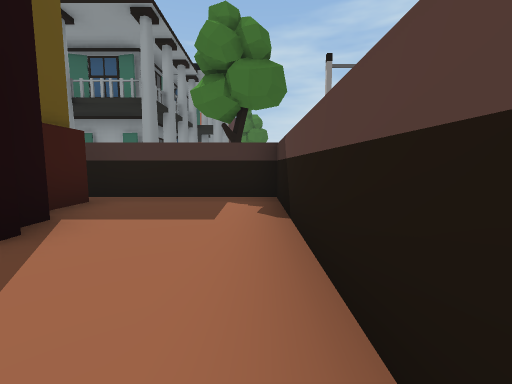
view 1 (above)

19 first-person views from a walk through a scene from a Unity 3-D project. The camera is 1.2 m above the floor, tilts 6° down and sees 90° across. The floor is counted in squares, 2 m on a side. Each view is taken from the middle of a square. On the plan, view 1 faces up. The plan holds only what a view shows up to about 9 squares ahead; the rest is blank. The place goes on beyond the plan. The player character is not drawn.

view 2
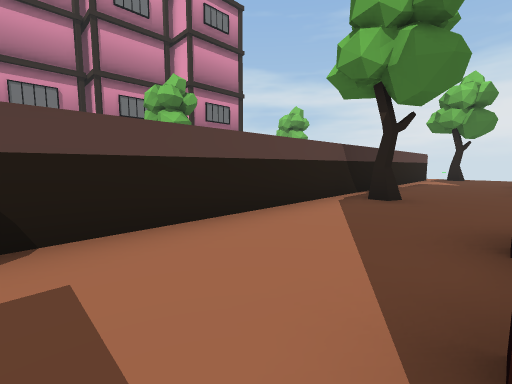

view 3
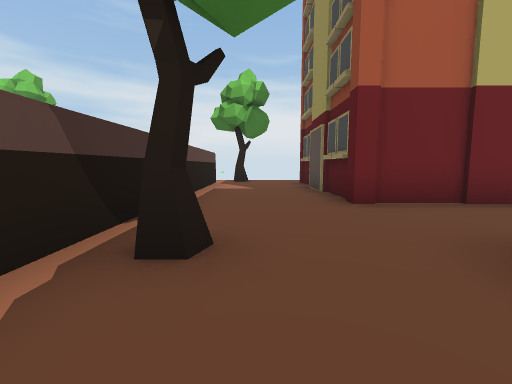

view 4
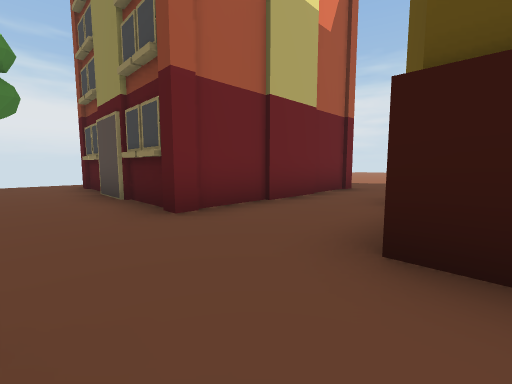

view 5
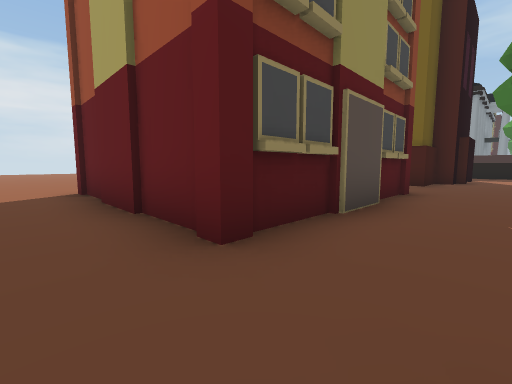

view 6
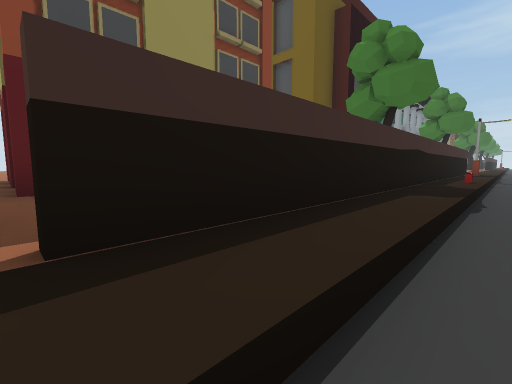

view 7
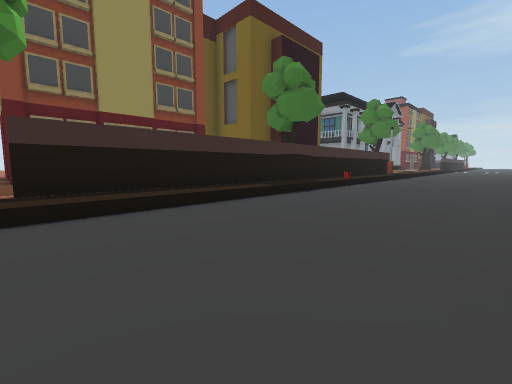

view 8
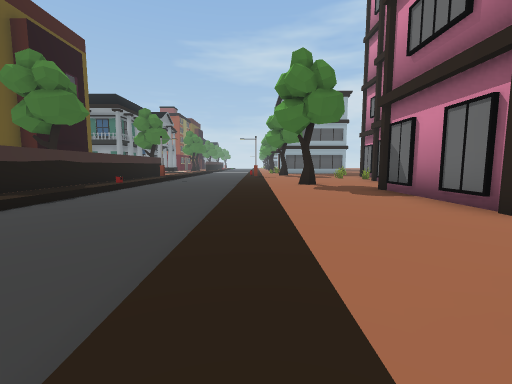

view 9
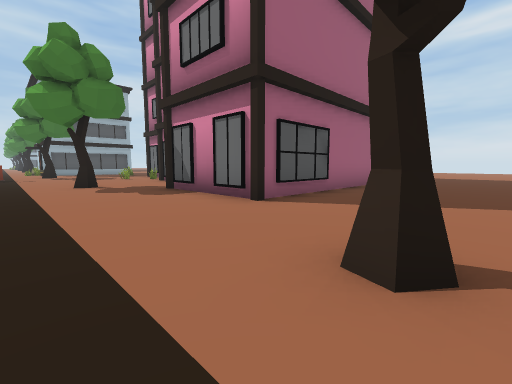

view 10
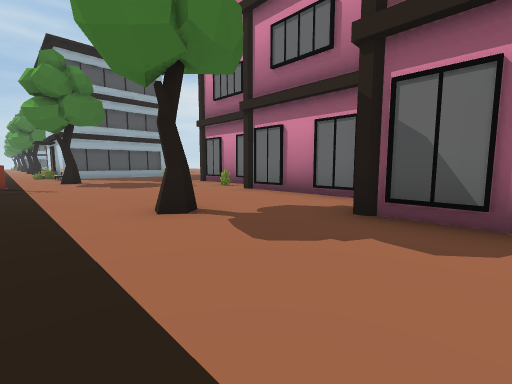

view 11
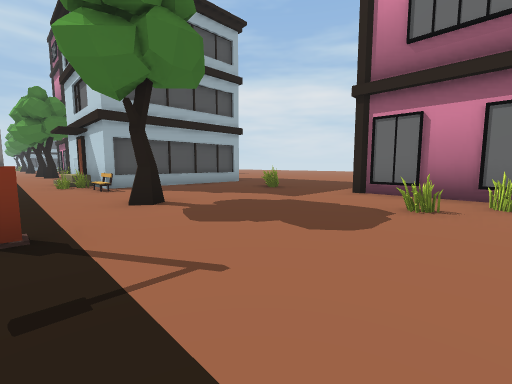

view 12
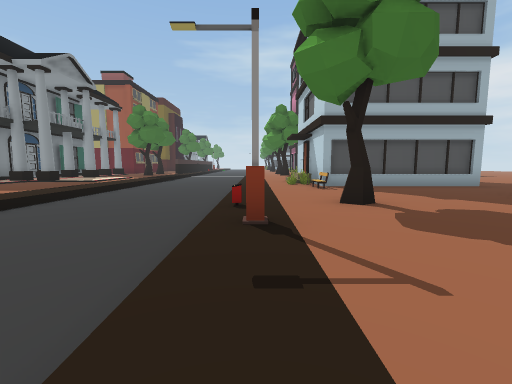

view 13
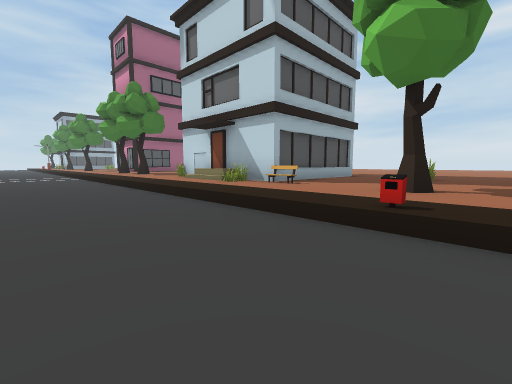

view 14
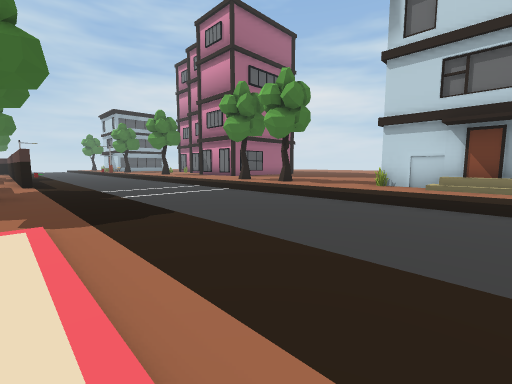

view 15
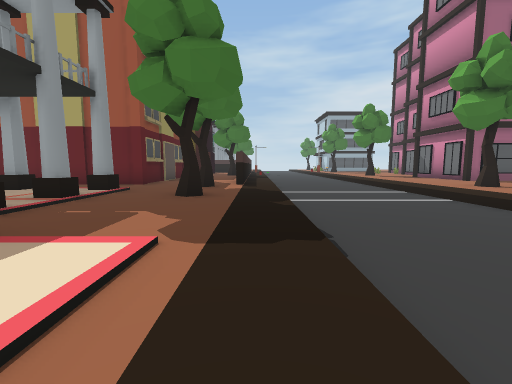

view 16
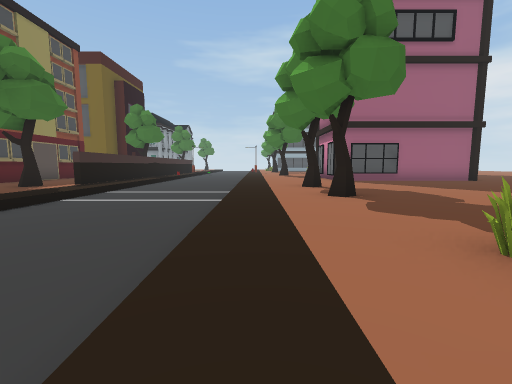

view 17
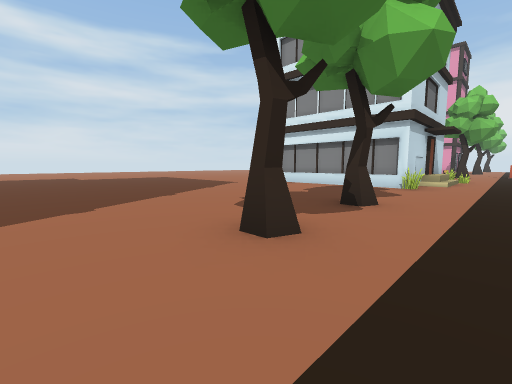

view 18
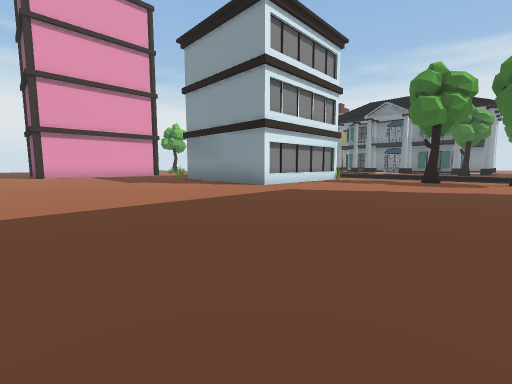

view 19
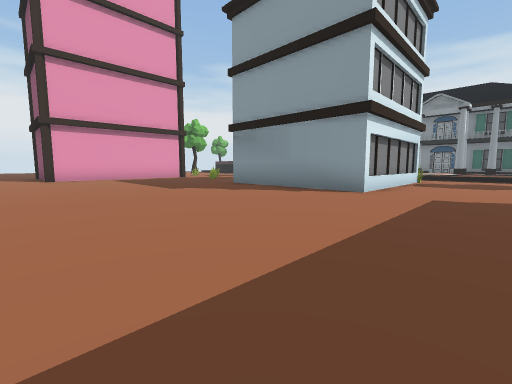

### Floor plan
Key: @ floor where view 1 was taken; # wall or solid block; . main floor; - floor 0.25 m lower than the main floor; = window, fence, low wall or low ledge; B building; T tree; L lamp; E bench.
Columns run from 13 left of view 1 to 18 right of it. Each row starts with its distance up from view 1.
 20           #...#----.............
 19       #####...#----.............
 18          ....T.----..T..........
 17          B B...----.............
 16            ..T.----..T..........
 15            ....----.............
 14            B...----.............
 13            B...----.............
 12              ..----..#####......
 11              ..----..#   #......
 10            B...----..#   #......
  9            B...----.=#####......
  8         BB  ...----..E..........
  7              ..----.............
  6            B T.----.....=.......
  5           ####.----..T..........
  4           #..#L----L............
  3           #...#----......#   #..
  2            ...#----....=.#
  1           B...#----.....##
  0           #..@#----.....#
 -1           #...#----.....#
 -2         .....T#----..T..#
 -3      .........#----.....#
 -4      .#####...#----....##
 -5           #...#----....#
 -6           #...#----...##
 -7           #...#----...######
 -8  ..   #####...#----.......   ..
 -9 ...............----.............
-10 .............T     ..T..........

Positions as (right, up) in squares from view 1, and headings:
1: (0, 0), facing up
2: (-2, 3), facing down-right
3: (-1, 0), facing down
4: (-1, -1), facing down-left
5: (-1, -10), facing up-left
6: (2, -9), facing up-left
7: (5, -9), facing up-left
8: (6, -10), facing up
9: (6, -10), facing up-right
10: (6, -5), facing up-right
11: (6, 1), facing up-right
12: (6, 1), facing up
13: (3, 4), facing up-right
14: (0, 10), facing up-right
15: (1, 11), facing up
16: (6, 11), facing up
17: (6, 20), facing down-right
18: (18, 18), facing down-left
19: (18, 15), facing down-left
